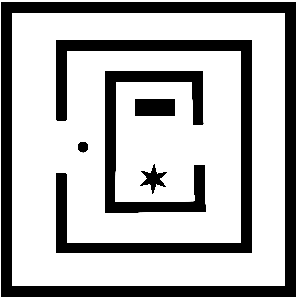
%> input picture CustomMapAndModel/Test5.png, 300 x 300 px
$ octave --eval "scanAndFill95percent;"   (GNU Octave 9; MATLAB toolbox functions it lacks are replaced by stand-ins)
%> lines starting %> are read from the running program, lines starting %| are printed output that depends on the picture; in (x1, y1, x2, y2) boxes, pixels count from 0 and x2, y2 are one past the last pixel; in counts of white or black regions, pixels touching at a corner belong together; the program's own positions count from 1
### CustomMapAndModel/getTheMAP.m
function [MAP,PIXDIM]=getTheMAP(THEIMAGE)
%> called with THEIMAGE = 'Test5.png'


    switch THEIMAGE
        case 'Test1.png'
            A=imread(THEIMAGE);
            MAP=A(:,:,1)==0 & A(:,:,2)==0 & A(:,:,3)==0;
            PIXDIM=1;%1 meter/1 Pixel
        case 'Test2.bmp'
            A=imread(THEIMAGE);
            MAP=A(:,:,1)==0 & A(:,:,2)==0 & A(:,:,3)==0;
            PIXDIM=1;%1 meter/1 Pixel

        case 'Test3.png'
            A=imread(THEIMAGE);
            MAP=A(:,:,1)~=255 & A(:,:,2)~=255 & A(:,:,3)~=255;
            PIXDIM=1;%1 meter/1 Pixel
        case 'Test4.png'
            A=imread(THEIMAGE);
            MAP=A(:,:,1)~=255 & A(:,:,2)~=255 & A(:,:,3)~=255;
            PIXDIM=1;%1 meter/1 Pixel
        case 'paw-to-paw-maze-June.jpg'
            A=imread(THEIMAGE);
            MAP=A(:,:,1)<64;
            PIXDIM=1;%1 meter/1 Pixel
        case 'Small.png'
            A=imread(THEIMAGE);
            MAP=A(:,:,1)~=255 & A(:,:,2)~=255 & A(:,:,3)~=255;
            PIXDIM=1;%1 meter/1 Pixel
        case 'Test5.png'
            A=imread(THEIMAGE);
%> A is the input picture: size 300x300x3 uint8; min 0, max 255, mean 182.5
            MAP=A(:,:,1)~=255 & A(:,:,2)~=255 & A(:,:,3)~=255;
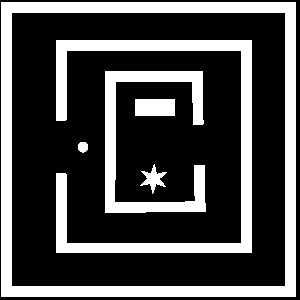
%> MAP: size 300x300 logical; 28.5% white; 6 white regions, box (x1, y1, x2, y2) and area: (1, 2, 296, 297) 12496, (56, 40, 252, 253) 7766, (105, 71, 206, 213) 4292, (135, 99, 175, 116) 680, (140, 164, 167, 194) 305, (78, 142, 88, 153) 90
            PIXDIM=1;%1 meter/1 Pixel
        otherwise

    end


end

### CustomMapAndModel/scanAndFill95percent.m
function scanAndFill95percent()

    close all;

    %[x,y,theta]=MYpath();
    OdometryModel='OdometryMotion';
    THEIMAGE='Test5.png';
    [MAP,PIXDIM]=getTheMAP(THEIMAGE);
%> PIXDIM = 1
    SENSOR.RADIUS=50;           %Limit of the sensor
    SENSOR.AOS=[-90 90]*pi/180; %Sensor angle of sensitivity
    SENSOR.AOSDIV=180;          %Division of AOS, important for ray tracing
    phi=linspace(SENSOR.AOS(1),SENSOR.AOS(2),SENSOR.AOSDIV);

    figure(1)
    NEWMAP=zeros(size(MAP));
    sNEWMAP=size(NEWMAP);
%> sNEWMAP = [300 300]

    STEPS=250;
    NROBOTS=5;


    x=zeros(STEPS,NROBOTS);
    y=zeros(STEPS,NROBOTS);
    theta=zeros(STEPS,NROBOTS);
    dt=0.1;

    R=diag([0.05,0.01]);
    Q=diag([0.5]);
     x(1,:)=[25 25 275 275 150];
     y(1,:)=[25 275 25 275 150];
    theta(1,:)=linspace(0,2*pi-2*pi/NROBOTS,NROBOTS);

    colours=lines(NROBOTS);

    c1=1;
    pcom=0;
    while (pcom<0.95)
        figure(1)
        hold off;
        for a1=1:NROBOTS
            %[r]=customMapMeasurement(x(c1,a1),y(c1,a1),theta(c1,a1),THEIMAGE,SENSOR);
            [r]=customMapMeasurement(x(c1,a1),y(c1,a1),theta(c1,a1),MAP,PIXDIM,SENSOR);


            if (~isempty(r))
                MU=[];
                for a2=1:numel(r)
                    MU=measurementToPosition([x(c1,a1);y(c1,a1);theta(c1,a1)],[r(a2);phi(a2)]);

                    MU=round(MU);
                    if (MU(1)<=0)
                        MU(1)=1;
                    end

                    if (MU(2)<=0)
                       MU(2)=1;
                    end

                    if (sNEWMAP(1)<=MU(1))
                        MU(1)=sNEWMAP(1);
                    end

                    if (sNEWMAP(2)<=MU(2))
                       MU(2)=sNEWMAP(2);
                    end
                    NEWMAP(MU(1),MU(2))=1;
                end
            end

            switch lower(OdometryModel)
                case 'odometrymotion'
                    [xnew,ynew,thetanew,dx,dtheta]=odometryMotion(x(c1,a1),y(c1,a1),theta(c1,a1),MAP,c1,a1);
                    data(a1).uact(:,c1)=[dx;dtheta];
                    data(a1).u(:,c1)=[dx+R(1,1)*randn(1);dtheta+R(2,2)*randn(1)];
                case 'velocitymotion'
                    [xnew,ynew,thetanew,v,omega]=velocityMotionModel(x(c1,a1),y(c1,a1),theta(c1,a1),MAP,c1,a1,dt);
                    data(a1).uact(:,c1)=[v;omega;dt];
                    data(a1).u(:,c1)=[v+R(1,1)*randn(1);omega+R(2,2)*randn(1);dt];
            end

            data(a1).r{c1}=r;
            data(a1).r{c1}=r+Q(1,1)*randn(SENSOR.AOSDIV,1);
            x(c1+1,a1)=xnew;
            y(c1+1,a1)=ynew;
            theta(c1+1,a1)=thetanew;
        end

        figure(1)
        imagesc(NEWMAP)
        colormap('gray')
        title(num2str(c1))
        axis image;
        hold on;
        if (c1>10)
            for a1=1:NROBOTS
                plot(y((c1-10):c1,a1),x((c1-10):c1,a1),'Color',colours(a1,:))
                plot(y(c1,a1),x(c1,a1),'o','Color',colours(a1,:))
            end
        else
            for a1=1:NROBOTS
                plot(y(1:c1,a1),x(1:c1,a1),'Color',colours(a1,:))
            end
        end
        drawnow;
        if (mod(c1,100)==0)
            fprintf('%d\n',c1);
        end
        c1=c1+1;
    end
end


% [94 lines left out: functions odometryMotion, velocityMotionModel, MYpath, measurementToPosition, not called in this run]
%> (the run ends here)
